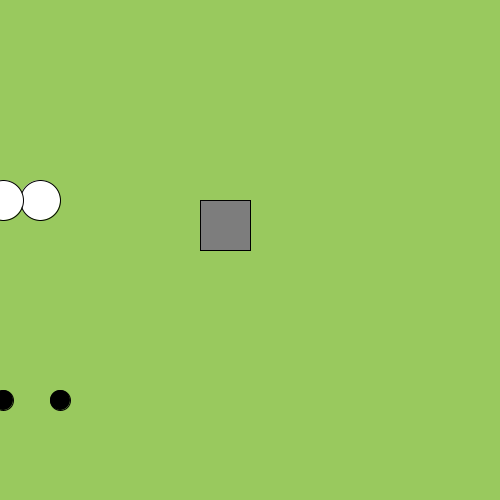
Frame 1 (no input)
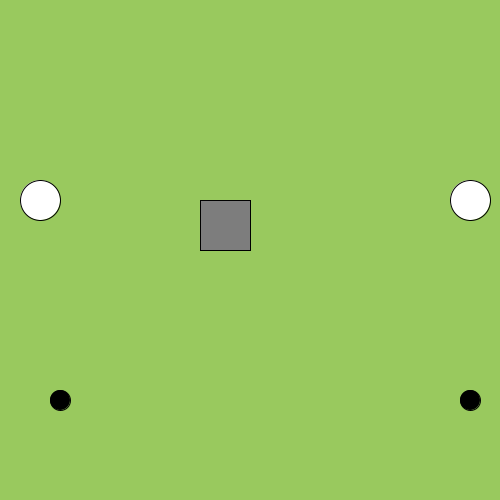
Frame 60 (the mouse pressed at the canvas centre just before this capture)
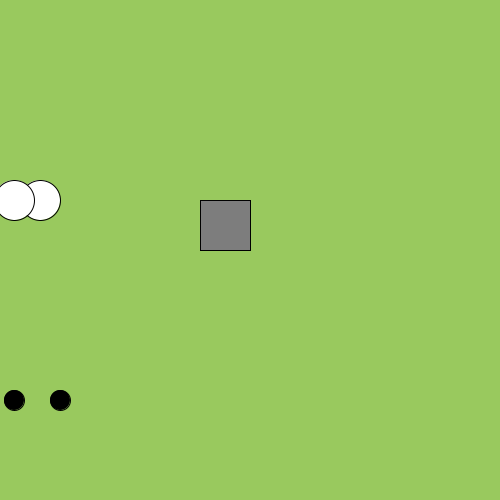
Frame 120 (the mouse held since frame 60 and released just before this capture)

The Processing sketch that drew these frames (run headless with seeded random() and noise(); from frame 60 on, the mouse is pressed at the canvas centre):

// Processing sketch: processing_137282
// ── processing_137282.pde

int xPlads;
void setup(){
  size(500, 500);
  background(153, 201, 94);
  xPlads = CENTER;  
}

void draw(){
  background(153, 201, 94);
  tegnEllipserOgRect();
  tegnEllipse(20);
}


void tegnEllipse(){
  fill(255);
  ellipse(40, 200, 40, 40);
  fill(0);
  ellipse(60, 400, 20, 20);
}

void tegnEllipse(int x){
  fill(255);
  ellipse(xPlads, 200, 40, 40);
  fill(0);
  ellipse(xPlads, 400, 20, 20);
  
  xPlads = xPlads + (int)random(x);

  tjekX();
}

void tjekX(){
  if(xPlads > width){
    xPlads = 0;
  } else if(xPlads < 0){
    xPlads = width;
  }
}

void tegnEllipserOgRect(){
  fill(255);
  ellipse(40, 200, 40, 40);
  fill(0);
  ellipse(60, 400, 20, 20);
  fill(125);
  rect(200,200,50,50);
}
